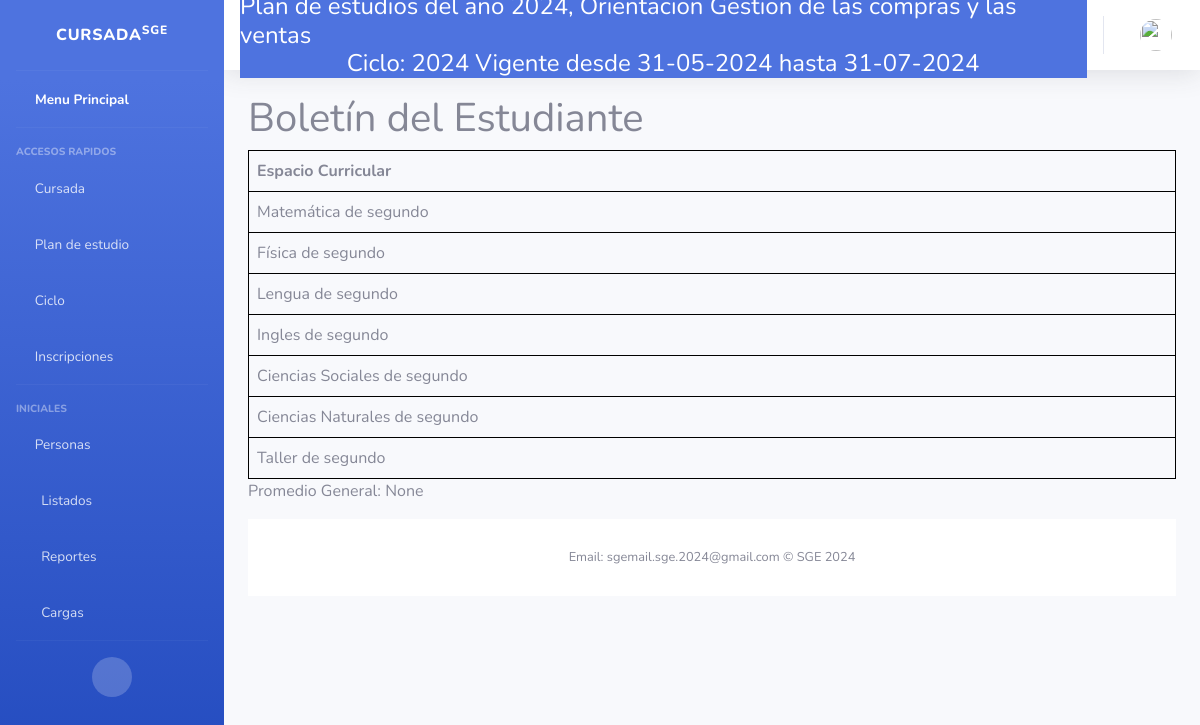
/Clases/boletin/2/2/, run on the app's committed database.
### Core/models.py (models this page shows, shortened)
class Ciclo (models.Model):
    anioCalendario = models.CharField(
        help_text="Ej: 2024",
        max_length=4,
        unique= True)
    fechaInicio = models.DateField(help_text="Ej: 16/02/2024",
                                   default=now)
    plan = models.ForeignKey(PlanDeEstudios, blank=False, on_delete=models.CASCADE)
    fechaFin = models.DateField(help_text="Ej: 28/11/2024",)
    esActual = models.BooleanField(
        default= True
    )
    def __str__(self):
        return "{0} Vigente desde {1} hasta {2}".format(self.anioCalendario,self.fechaInicio.strftime("%d-%m-%Y"), self.fechaFin.strftime("%d-%m-%Y"))

class EspacioCurricular(models.Model):
    class Meta:
        unique_together = [['anio', 'codigo']]
    anio = models.ForeignKey(
        AnioPlan, on_delete= models.CASCADE,
        help_text="Ej: Elija un año del plan",)
    codigo = models.CharField(
        help_text="Ej: MAT-035",
        max_length= 50,
        unique= True)
    cantidadModulos = models.PositiveIntegerField(
        help_text="Ej: 5",)
    nombre = models.CharField(help_text="Ej: Matematica"
                              ,max_length= 50)
    contenido = models.CharField(help_text="Ej: Sumas y restas basicas"
                                 ,max_length=50)
    plan = models.ForeignKey(PlanDeEstudios, on_delete=models.CASCADE)
    '''estudiantes = models.ManyToManyField(Estudiante, through="Calificacion")
    '''
    def __str__(self):
        return "{0}, {1}".format(self.codigo, self.nombre)

### Clases/views.py (the view)
# urls.py: path('boletin/<int:estudiante_id>/<int:ciclo_id>/', views.boletinEstudiante, name='boletin'),
def boletinEstudiante(request, estudiante_id, ciclo_id):
    inscripcion = Inscripcion.objects.get(estudiante_id = estudiante_id, ciclo_id= ciclo_id)
    instancias = list(Instancia.objects.all())
    print(instancias)
    print("Anio de inscripcion",inscripcion.anio.id)
    espacios = EspacioCurricular.objects.filter(anio_id= inscripcion.anio.id,plan = PlanDeEstudios.objects.get(id = Ciclo.objects.get(id = ciclo_id).plan.id))
    print("espacios", espacios)
    instancias = list(Ciclo.objects.get(pk=ciclo_id).calificacion_set.filter(estudiante_id=estudiante_id).values_list('instancia__nombre', flat=True).distinct())
    print("instancias",instancias)
    calificaciones = Calificacion.objects.filter(estudiante_id=estudiante_id, ciclo_id=ciclo_id)
    print("Calificaciones",calificaciones)
    promedio_general = calificaciones.aggregate(promedio_general=Avg('nota'))['promedio_general']
    return render(request, 'Calificacion/boletinEstudiante.html',
                  {'calificaciones': calificaciones,
                   'espacios': espacios,
                   'promedio':promedio_general,
                   'instancias': instancias
                   })

### Core/models.py (called while the page is built)
    def __str__(self):
        return "Plan de estudios del año {0}, Orientacion {1}".format(self.anio, self.orientacion)

    def __str__(self):
        return "Instancia: {0}, disponible hasta: {1}".format(self.nombre, self.fecha_fin)

### Clases/templates/Calificacion/boletinEstudiante.html (shortened to what this page needs)
{% extends 'index.html' %}
{% load bootstrap5 %}
{% block content %}
<head>
</head>
<body>
    <h1>Boletín del Estudiante</h1>
    <table>
        <thead>
            <tr>
                <th>Espacio Curricular</th>
            </tr>
        </thead>
        <tbody>
            {% for espacio in espacios %}
                <tr>
                    <td>{{ espacio.nombre }}</td>
                </tr>
            {% endfor %}
        </tbody>
    </table>
    <p>Promedio General: {{ promedio }}</p>
</body>
</html>
{% endblock %}

### principal/templates/index.html (shortened to what this page needs)
<!DOCTYPE html>
<html lang="en">
<head>
    <link href="https://cdn.jsdelivr.net/npm/bootstrap@5.2.3/dist/css/bootstrap.min.css" rel="stylesheet">
    <link href= "{% static 'vendor/fontawesome-free/css/all.min.css' %}" rel="stylesheet" type="text/css">
    <link href="{% static 'css/sb-admin-2.min.css' %}" rel="stylesheet">
    {% load bootstrap5 %}
</head>
{% block sidebar %}
<body id="page-top">
    <div id="wrapper">
        <ul class="navbar-nav bg-gradient-primary sidebar sidebar-dark accordion" id="accordionSidebar">
            <a class="sidebar-brand d-flex align-items-center justify-content-center" href="/">
                <div class="sidebar-brand-text mx-3">Cursada<sup>SGE</sup></div>
            </a>
            <hr class="sidebar-divider my-0">
            <li class="nav-item active">
                <a class="nav-link" href="/">
                    <i class="fas fa-school "></i>
                    <span>Menu Principal</span></a>
            </li>
            <hr class="sidebar-divider">
            <div class="sidebar-heading">
                Accesos Rapidos
            </div>
            {% if request.hayCicloActivo %}
            <li class="nav-item">
                <a class="nav-link collapsed" href="#" data-toggle="collapse" data-target="#collapseTree"
                    aria-expanded="true" aria-controls="collapseTwo">
                    <i class="far fa-file"></i>
                    <span>Cursada</span>
                </a>
            </li>
            {% endif %}
            <li class="nav-item">
                <a class="nav-link collapsed" href="#" data-toggle="collapse" data-target="#collapseTwo"
                    aria-expanded="true" aria-controls="collapseTwo">
                    <i class="far fa-calendar-alt "></i>
                    <span>Plan de estudio</span>
                </a>
            </li>
            {% if request.hayPlan %}
            <li class="nav-item">
                <a class="nav-link collapsed" href="#" data-toggle="collapse" data-target="#collapseCiclo"
                    aria-expanded="true" aria-controls="collapseTwo">
                    <i class="fas fa-chalkboard-teacher"></i>
                    <span>Ciclo</span>
                </a>
            </li>
            {% endif %}
            {% if request.hayCicloActivo %}
            <li class="nav-item">
                <a class="nav-link collapsed" href="#" data-toggle="collapse" data-target="#collapseUtilities"
                    aria-expanded="true" aria-controls="collapseUtilities">
                    <i class="fas fa-user-check"></i>
                    <span>Inscripciones</span>
                </a>
            </li>
            {% endif %}
            <hr class="sidebar-divider">
            <div class="sidebar-heading">
                Iniciales
            </div>
            <li class="nav-item">
                <a class="nav-link collapsed" href="#" data-toggle="collapse" data-target="#collapsePages"
                    aria-expanded="true" aria-controls="collapsePages">
                    <i class="fas fa-user-graduate fa-folder"></i>
                    <span>Personas</span>
                </a>
            </li>
            <li class="nav-item">
                <a class="nav-link collapsed" href="#" data-toggle="collapse" data-target="#collapseList"
                    aria-expanded="true" aria-controls="collapsePages">
                    <i class="fas fa-fw fa-table"></i>
                    <span>Listados</span>
                </a>
            </li>
            <li class="nav-item">
                <a class="nav-link collapsed" href="#" data-toggle="collapse" data-target="#collapseRep"
                    aria-expanded="true" aria-controls="collapsePages">
                    <i class="fas fa-fw fa-chart-area"></i>
                    <span>Reportes</span>
                </a>
            </li>
            <li class="nav-item">
                <a class="nav-link collapsed" href="#" data-toggle="collapse" data-target="#collapseCargas"
                    aria-expanded="true" aria-controls="collapsePages">
                    <i class="fas fa-fw fa-chart-area"></i>
                    <span>Cargas</span>
                </a>
            </li>
            <hr class="sidebar-divider d-none d-md-block">
            <div class="text-center d-none d-md-inline">
                <button class="rounded-circle border-0" id="sidebarToggle"></button>
            </div>
            {% endblock sidebar %}
        </ul>
        <div id="content-wrapper" class="d-flex flex-column">
            <div id="content">
<nav class="navbar navbar-expand navbar-light bg-white topbar mb-4 static-top shadow">
    <div class="container input-group btn-primary d-flex flex-column">
        {% if request.hayPlan %}
        <h4 class="mb-0">{{request.plan}}</h4>
        {% else %}
        <h4> No hay plan vigente</h4>
        {% endif %}
        {% if request.ciclo %}
        <h4 class="mb-0">Ciclo: {{request.ciclo}}</h4>
        {% else %}
        <h4> No hay ciclo vigente</h4>
        {% endif %}
    </div>
    <ul class="navbar-nav ml-auto">
        <li class="nav-item dropdown no-arrow">
            <a class="nav-link dropdown-toggle" href="#" id="userDropdown" role="button"
                data-toggle="dropdown" aria-haspopup="true" aria-expanded="false">
                <img class="img-profile rounded-circle" src="{% static 'img/undraw_profile.svg' %}">
            </a>
        </li>
    </ul>
</nav>
                <div class="container-fluid">
                {% block content %}{% endblock content %}
    {% block footer %}
    <footer class="sticky-footer bg-white">
        <div class="container my-auto">
            <div class="copyright text-center my-auto">
                <span>Email: sgemail.sge.2024@gmail.com &copy; SGE 2024</span>
            </div>
        </div>
    </footer>
    {% endblock footer %}
</body>
</html>

### Clases/templates/Calificacion/boletinEstudiante.html (style rules this page uses)
table { border-collapse: collapse; width: 100%; }
th, td { border: 1px solid black; padding: 8px; text-align: left; }

### data on the page
Ciclo: ciclo "2024 Vigente desde 31-05-2024 hasta 31-07-2024"
EspacioCurricular: nombre "Matemática de segundo"
EspacioCurricular: nombre "Física de segundo"
EspacioCurricular: nombre "Lengua de segundo"
EspacioCurricular: nombre "Ingles de segundo"
EspacioCurricular: nombre "Ciencias Sociales de segundo"
EspacioCurricular: nombre "Ciencias Naturales de segundo"
EspacioCurricular: nombre "Taller de segundo"

### other printed values
{{ promedio }} "None"
